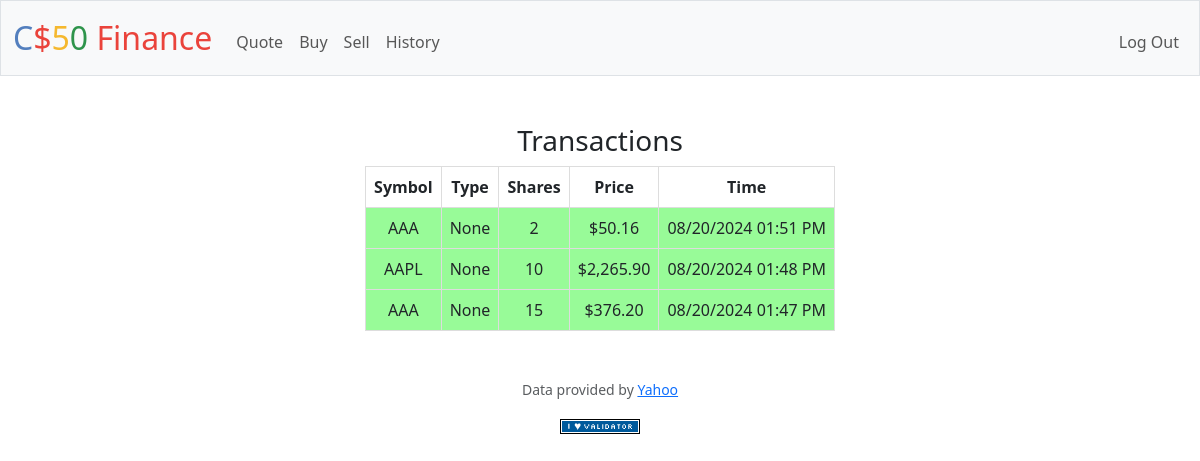
The app's page /history (signed in) with its own data.
### tables this page shows
CREATE TABLE transactions (
    id INTEGER PRIMARY KEY AUTOINCREMENT NOT NULL,
    buyer_id INTEGER NOT NULL,
    symbol TEXT NOT NULL,
    shares INTEGER NOT NULL,
    price REAL NOT NULL,
    timestamp DATETIME DEFAULT CURRENT_TIMESTAMP, type VARCHAR(10),
    FOREIGN KEY (buyer_id) REFERENCES users(id)
);

### app.py (the view)
@app.route("/history")
@login_required
def history():
    user_id = session["user_id"]
    transactions = db.execute("""
        SELECT *
        FROM transactions
        WHERE buyer_id = ?
        ORDER BY timestamp DESC;
        """, (user_id,))
    for transaction in transactions:
        transaction['timestamp'] = datetime.strptime(transaction['timestamp'], '%Y-%m-%d %H:%M:%S')
    return render_template("history.html", transactions=transactions)

### app.py (called while the page is built)
@app.after_request
def after_request(response):
    response.headers["Cache-Control"] = "no-cache, no-store, must-revalidate"
    response.headers["Expires"] = 0
    response.headers["Pragma"] = "no-cache"
    return response

### helpers.py (called while the page is built)
def login_required(f):
    @wraps(f)
    def decorated_function(*args, **kwargs):
        if session.get("user_id") is None:
            return redirect("/login")
        return f(*args, **kwargs)
    return decorated_function

def usd(value):
    return f"${value:,.2f}"

### templates/history.html (shortened to what this page needs)
{% extends "layout.html" %}
{% block main %}
    <div style="text-align: center;">
        <h3>Transactions</h3>
        <table style="margin: 0 auto; border-collapse: collapse;">
            {% if transactions %}
            <thead>
                <tr>
                    <th style="padding: 8px; border: 1px solid #ddd;">Symbol</th>
                    <th style="padding: 8px; border: 1px solid #ddd;">Type</th>
                    <th style="padding: 8px; border: 1px solid #ddd;">Shares</th>
                    <th style="padding: 8px; border: 1px solid #ddd;">Price</th>
                    <th style="padding: 8px; border: 1px solid #ddd;">Time</th>
                </tr>
            </thead>
            <tbody>
                {% for value in transactions %}
                <tr style="background-color: {{ '#F08080' if value['type'] == 'sell' else '#98FB98'}};">
                    <td style="padding: 8px; border: 1px solid #ddd;">{{ value['symbol'] }}</td>
                    <td style="padding: 8px; border: 1px solid #ddd;">{{ value['type'] | capitalize }}</td>
                    <td style="padding: 8px; border: 1px solid #ddd;">{{ value['shares'] }}</td>
                    <td style="padding: 8px; border: 1px solid #ddd;">{{ value['price'] | usd }}</td>
                    <td style="padding: 8px; border: 1px solid #ddd;">
                        {{ value['timestamp'].strftime('%m/%d/%Y %I:%M %p') }}
                    </td>
                </tr>
                {% endfor %}
            </tbody>
            {% else %}
            <tbody>
                <tr>
                    <td colspan="5" style="padding: 8px; border: 1px solid #ddd; text-align: center;">No transactions available</td>
                </tr>
            </tbody>
            {% endif %}
        </table>
    </div>
{% endblock %}

### records on screen
transactions: symbol "AAA", type "None", shares "2", price "$50.16", timestamp "08/20/2024 01:51 PM"
transactions: symbol "AAPL", type "None", shares "10", price "$2,265.90", timestamp "08/20/2024 01:48 PM"
transactions: symbol "AAA", type "None", shares "15", price "$376.20", timestamp "08/20/2024 01:47 PM"
